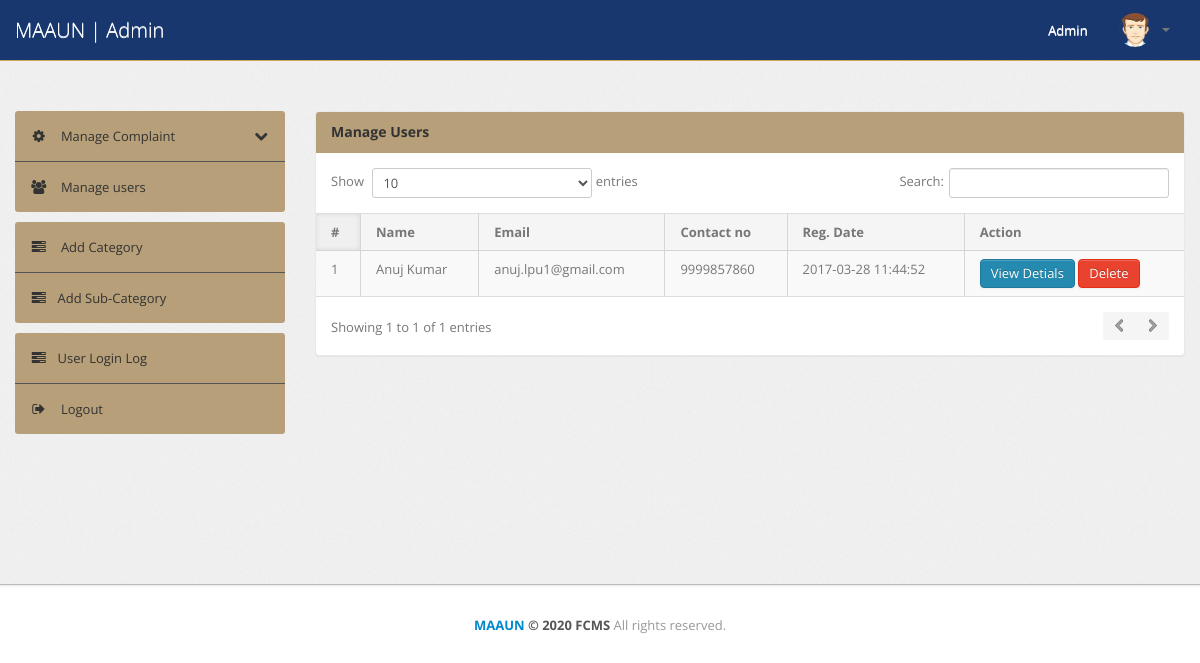
Before: /admin/manage-users.php (signed in) with the older database file.
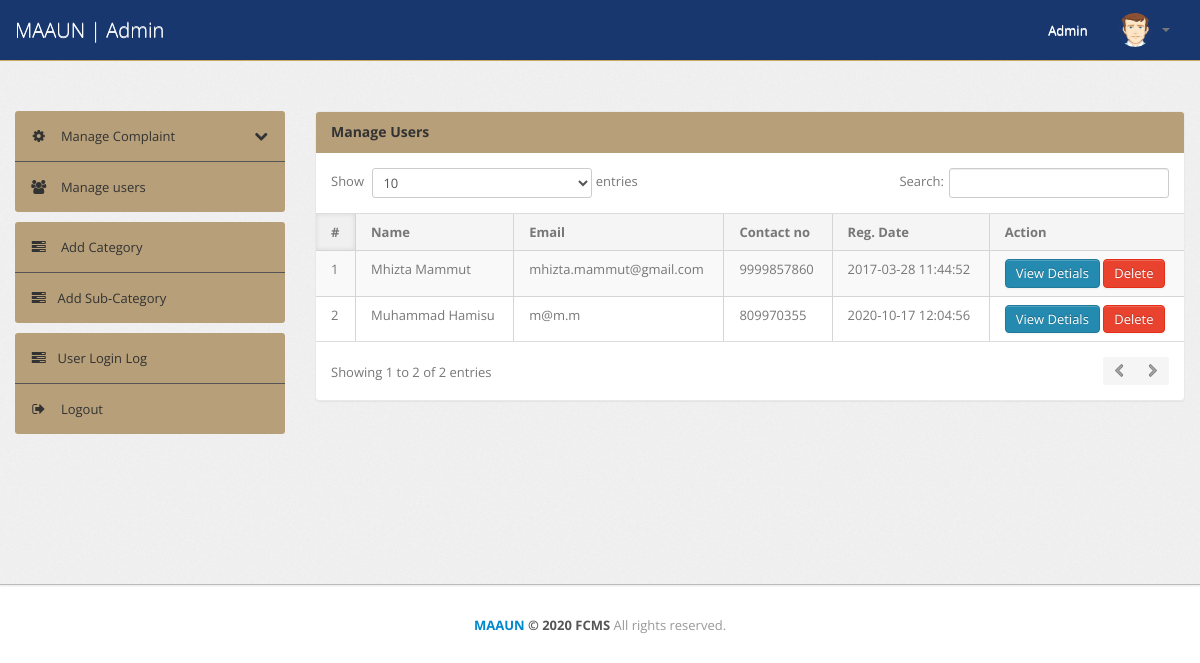
After: the same page with the newer database file.
### tables this page shows
CREATE TABLE `users` (
  `id` int(11) NOT NULL,
  `regNo` varchar(255) DEFAULT NULL,
  `fullName` varchar(255) DEFAULT NULL,
  `userEmail` varchar(255) DEFAULT NULL,
  `password` varchar(255) DEFAULT NULL,
  `contactNo` bigint(11) DEFAULT NULL,
  `userImage` varchar(255) DEFAULT NULL,
  `regDate` timestamp NOT NULL DEFAULT CURRENT_TIMESTAMP,
  `updationDate` timestamp NULL DEFAULT '0000-00-00 00:00:00' ON UPDATE CURRENT_TIMESTAMP,
  `status` int(1) DEFAULT NULL
);

### admin/manage-users.php (the view, shortened to what this page needs)
<?php
include('include/config.php');
if(strlen($_SESSION['alogin'])==0)
	{
header('location:index.php');
}
else{
?>
<!DOCTYPE html>
<html lang="en">
<head>
	<link type="text/css" href="bootstrap/css/bootstrap.min.css" rel="stylesheet">
	<link type="text/css" href="bootstrap/css/bootstrap-responsive.min.css" rel="stylesheet">
	<link type="text/css" href="css/theme.css" rel="stylesheet">
	<link type="text/css" href="images/icons/css/font-awesome.css" rel="stylesheet">
</head>
<body>
<?php include('include/header.php');?>
	<div class="wrapper">
		<div class="container">
			<div class="row">
<?php include('include/sidebar.php');?>
			<div class="span9">
					<div class="content">
						<div class="module">
							<div class="module-head">
								<h3>Manage Users</h3>
							</div>
							<div class="module-body table">
								<table cellpadding="0" cellspacing="0" border="0" class="datatable-1 table table-bordered table-striped	 display" width="100%">
									<thead>
										<tr>
											<th>#</th>
											<th> Name</th>
											<th>Email </th>
											<th>Contact no</th>
											<th>Reg. Date </th>
											<th>Action</th>
										</tr>
									</thead>
									<tbody>
<?php $query=mysqli_query($con,"select * from users");
$cnt=1;
while($row=mysqli_fetch_array($query))
{
?>
										<tr>
											<td><?php echo htmlentities($cnt);?></td>
											<td><?php echo htmlentities($row['fullName']);?></td>
											<td><?php echo htmlentities($row['userEmail']);?></td>
											<td> <?php echo htmlentities($row['contactNo']);?></td>
											<td><?php echo htmlentities($row['regDate']);?></td>
<td><a href="javascript:void(0);" onClick="popUpWindow('./userprofile.php?uid=<?php echo htmlentities($row['id']);?>');" title="View Details">
<button type="button" class="btn btn-primary">View Detials</button>
											</a>
<a href="./manage-users.php?uid=<?php echo htmlentities($row['id']);?>&&action=del" title="Delete" onClick="return confirm('Do you really want to delete ?')">
<button type="button" class="btn btn-danger">Delete</button></a>
										</td>
										<?php $cnt=$cnt+1; } ?>
								</table>
							</div>
						</div>
					</div>
				</div>
			</div>
		</div>
	</div>
<?php include('include/footer.php');?>
</body>
<?php } ?>

Changed rows visible on the page:
changed users: fullName "Anuj Kumar" → "Mhizta Mammut"; userEmail "anuj.lpu1@gmail.com" → "mhizta.mammut@gmail.com"
added users: fullName "Muhammad Hamisu", userEmail "m@m.m", contactNo "809970355", regDate "2020-10-17 12:04:56"
Other visible differences:
text written by a page script: "Show entries Search: Showing 1 to 1 of 1 entries" → "Show entries Search: Showing 1 to 2 of 2 entries"
